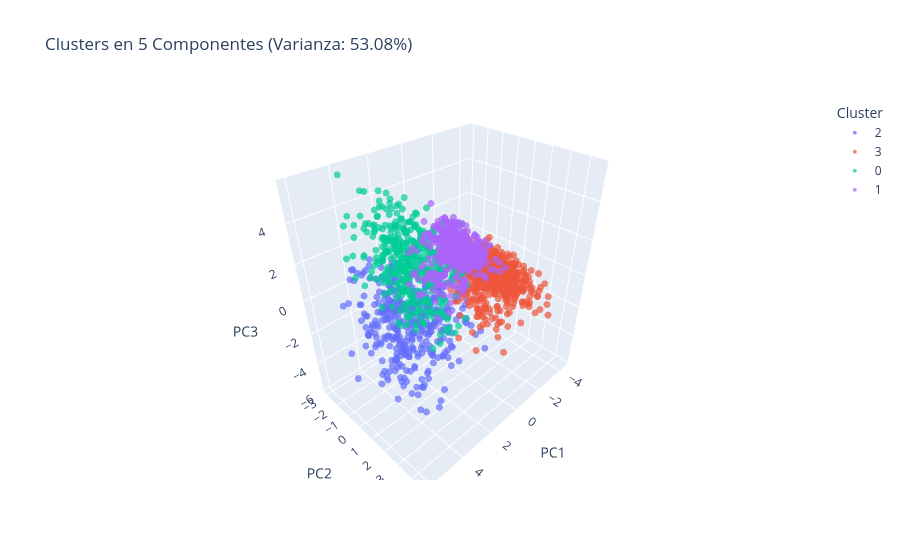

This figure's notebook cell:
### Markdown cell above
### 2.1 Visualización 3D (5 Componentes)
Graficamos los 3 primeros componentes (donde hay más varianza) para ver cómo K-Means separó los grupos.

### Code cell
df_plot_5 = pd.DataFrame(X_pca_5[:, :3], columns=['PC1', 'PC2', 'PC3'])
df_plot_5['Cluster'] = labels_5.astype(str)

# Usar una muestra de 2000 puntos para que el renderizado 3D sea fluido
sample_5 = df_plot_5.sample(2000, random_state=42)

fig_5 = px.scatter_3d(sample_5, x='PC1', y='PC2', z='PC3', color='Cluster', 
                      title=f"Clusters en 5 Componentes (Varianza: {var_5:.2%})",
                      color_discrete_sequence=px.colors.qualitative.Plotly,
                      opacity=0.7)
fig_5.update_traces(marker=dict(size=4))
fig_5.show()

### Figure 1 — Plotly figure (JSON) as saved in the notebook; plotly's stock layout.template omitted (floating-point values rounded to 4 significant figures; data arrays with more than 128 entries replaced by an {"elided": "..."} marker saying what was removed)
{"data": [{"hovertemplate": "Cluster=2<br>PC1=%{x}<br>PC2=%{y}<br>PC3=%{z}<extra></extra>", "legendgroup": "2", "marker": {"color": "#636EFA", "opacity": 0.7, "size": 4, "symbol": "circle"}, "mode": "markers", "name": "2", "scene": "scene", "showlegend": true, "type": "scatter3d", "x": {"elided": "386 float values"}, "y": {"elided": "386 float values"}, "z": {"elided": "386 float values"}}, {"hovertemplate": "Cluster=3<br>PC1=%{x}<br>PC2=%{y}<br>PC3=%{z}<extra></extra>", "legendgroup": "3", "marker": {"color": "#EF553B", "opacity": 0.7, "size": 4, "symbol": "circle"}, "mode": "markers", "name": "3", "scene": "scene", "showlegend": true, "type": "scatter3d", "x": {"elided": "612 float values"}, "y": {"elided": "612 float values"}, "z": {"elided": "612 float values"}}, {"hovertemplate": "Cluster=0<br>PC1=%{x}<br>PC2=%{y}<br>PC3=%{z}<extra></extra>", "legendgroup": "0", "marker": {"color": "#00CC96", "opacity": 0.7, "size": 4, "symbol": "circle"}, "mode": "markers", "name": "0", "scene": "scene", "showlegend": true, "type": "scatter3d", "x": {"elided": "450 float values"}, "y": {"elided": "450 float values"}, "z": {"elided": "450 float values"}}, {"hovertemplate": "Cluster=1<br>PC1=%{x}<br>PC2=%{y}<br>PC3=%{z}<extra></extra>", "legendgroup": "1", "marker": {"color": "#AB63FA", "opacity": 0.7, "size": 4, "symbol": "circle"}, "mode": "markers", "name": "1", "scene": "scene", "showlegend": true, "type": "scatter3d", "x": {"elided": "552 float values"}, "y": {"elided": "552 float values"}, "z": {"elided": "552 float values"}}], "layout": {"legend": {"title": {"text": "Cluster"}, "tracegroupgap": 0}, "scene": {"domain": {"x": [0, 1], "y": [0, 1]}, "xaxis": {"title": {"text": "PC1"}}, "yaxis": {"title": {"text": "PC2"}}, "zaxis": {"title": {"text": "PC3"}}}, "title": {"text": "Clusters en 5 Componentes (Varianza: 53.08%)"}}}
